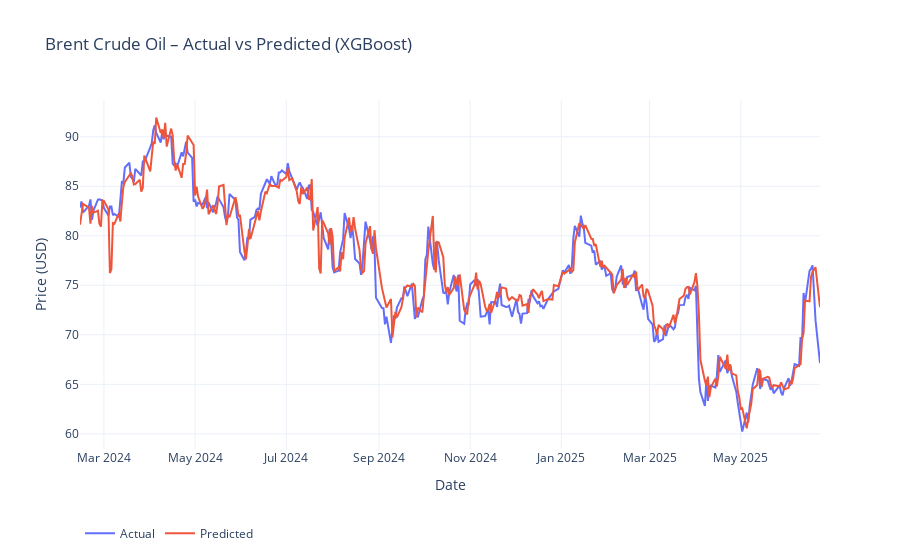

The notebook cell saved with this chart:
### Markdown cell above
## XGBOOST

### Code cell
import yfinance as yf
import pandas as pd
import numpy as np
from xgboost import XGBRegressor
from sklearn.metrics import (
    mean_squared_error,
    mean_absolute_error,
    mean_absolute_percentage_error,
    r2_score,
    explained_variance_score
)
import plotly.graph_objects as go

SEED = 42
np.random.seed(SEED)

# === 1. Download Brent crude oil price data ==================================
df = (
    yf.download("BZ=F", start="2011-06-13", end="2025-06-25")[['Close']]
      .rename(columns={'Close': 'Price'})
      .dropna()
)

# === 2. Load & align embeddings =============================================
emb = (
    pd.read_csv('../Data/raw/embeddings_feature_distilbert-base-uncased.csv', parse_dates=['date'])
      .set_index('date')
)
emb = emb.reindex(df.index).ffill().bfill()
sent = (
    pd.read_csv('../Data/raw/daily_sent.csv', parse_dates=['Date'])
      .set_index('Date')
)

df['SENT_1'] = emb['embedding_3d_1_mean']
df['SENT_2'] = emb['embedding_3d_2_mean']
df['SENT_3'] = emb['embedding_3d_3_mean']
df['cosine_sim']            = emb['cosine_sim']
df['drift']                 = emb['drift']
df['drift_velocity']        = emb['drift_velocity']
df['drift_velocity_diff']   = emb['drift_velocity_diff']
df['drift_acceleration']    = emb['drift_acceleration']
df['var_3d_1']              = emb['embedding_3d_1_var_daily']
df['var_3d_2']              = emb['embedding_3d_2_var_daily']
df['var_3d_3']              = emb['embedding_3d_3_var_daily']
df['sentiment']             = sent['avg_score']

# === 3. Costruzione delle lag-feature =======================================
for lag in range(1, 6):
    df[f'price_lag_{lag}'] = df['Price'].shift(lag)

df['target'] = df['Price'].shift(-1)
df.dropna(inplace=True)

# === 4. Train-test split (90/10) ============================================
feat_cols = [
    'Price',
    'SENT_1','SENT_2','SENT_3',
    'cosine_sim','drift','drift_velocity','drift_velocity_diff','drift_acceleration',
    'var_3d_1','var_3d_2','var_3d_3',
    'sentiment'
]

X = df[feat_cols]
y = df['target']
split_idx = int(len(df) * 0.9)
X_train, X_test = X.iloc[:split_idx], X.iloc[split_idx:]
y_train, y_test = y.iloc[:split_idx], y.iloc[split_idx:]

# === 5. Train XGBoost ======================================================
xgb = XGBRegressor(
    n_estimators=200,
    max_depth=6,
    learning_rate=0.07,
    subsample=0.9,
    colsample_bytree=0.9,
    random_state=SEED,
    n_jobs=-1,
    tree_method="hist"  # "gpu_hist" se hai una GPU
)
xgb.fit(X_train, y_train)
preds = xgb.predict(X_test)

# === 6. Metriche di valutazione ============================================
def smape(y_true, y_pred):
    denom = (np.abs(y_true) + np.abs(y_pred)) / 2
    return np.mean(np.abs(y_true - y_pred) / denom) * 100

def theils_u(y_true, y_pred):
    rmsfe = np.sqrt(np.mean((y_pred - y_true) ** 2))
    denom = (np.sqrt(np.mean(y_true ** 2)) +
             np.sqrt(np.mean(y_pred ** 2)))
    return rmsfe / denom

metrics = {
    "RMSE": np.sqrt(mean_squared_error(y_test, preds)),
    "MAE": mean_absolute_error(y_test, preds),
    "MAPE (%)": mean_absolute_percentage_error(y_test, preds) * 100,
    "sMAPE (%)": smape(y_test.values, preds),
    "R²": r2_score(y_test, preds),
    "Explained Variance": explained_variance_score(y_test, preds),
    "Theil’s U": theils_u(y_test.values, preds),
    "Directional Accuracy (%)": (
        np.mean(
            np.sign(y_test.values[1:] - y_test.values[:-1]) ==
            np.sign(preds[1:] - y_test.values[:-1])
        ) * 100
    )
}

print(pd.Series(metrics).to_frame('XGBoost').round(4))

# === 7. Grafico Plotly Actual vs Predicted =================================
fig = go.Figure()
fig.add_trace(go.Scatter(
    x=y_test.index, y=y_test, mode='lines', name='Actual'
))
fig.add_trace(go.Scatter(
    x=y_test.index, y=preds, mode='lines', name='Predicted'
))
fig.update_layout(
    title='Brent Crude Oil – Actual vs Predicted (XGBoost)',
    xaxis_title='Date',
    yaxis_title='Price (USD)',
    template='plotly_white',
    legend=dict(orientation='h', y=-0.2)
)
fig.show()

### Figure 1 — Plotly figure (JSON) as saved in the notebook; plotly's stock layout.template omitted (floating-point values rounded to 4 significant figures; data arrays with more than 128 entries replaced by an {"elided": "..."} marker saying what was removed)
{"data": [{"mode": "lines", "name": "Actual", "type": "scatter", "x": {"elided": "338 str values"}, "y": {"elided": "338 float values"}}, {"mode": "lines", "name": "Predicted", "type": "scatter", "x": {"elided": "338 str values"}, "y": {"elided": "338 float values"}}], "layout": {"legend": {"orientation": "h", "y": -0.2}, "title": {"text": "Brent Crude Oil – Actual vs Predicted (XGBoost)"}, "xaxis": {"title": {"text": "Date"}}, "yaxis": {"title": {"text": "Price (USD)"}}}}
